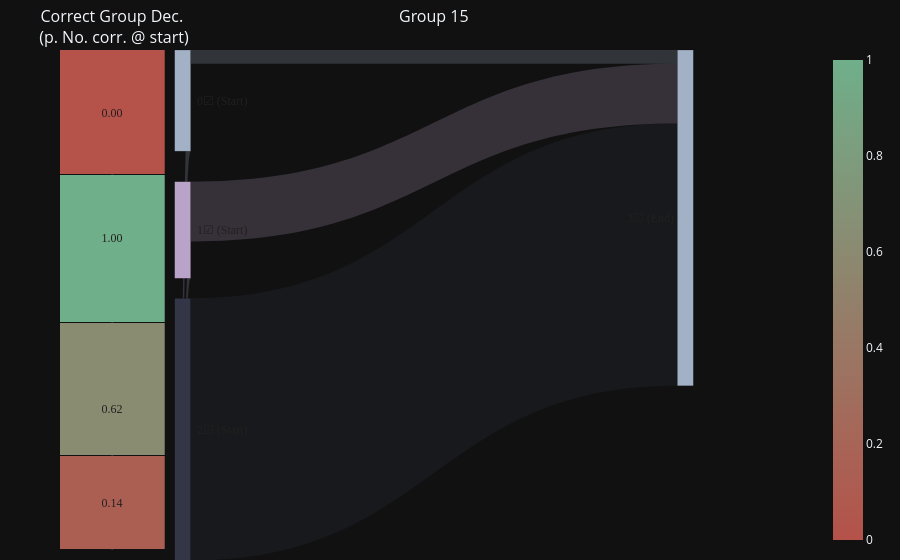

Notebook code cell kept with this figure:
### Code cell
from social_groups.reporting.plots.decision_scheme_extended import (
    make_decision_scheme_extended_plot,
)

make_decision_scheme_extended_plot(
    dec_scheme, title=f"Group {COUNCIL_NUMBER}"
).show(width=800, height=600)

### Figure 1 — Plotly figure (JSON) as saved in the notebook; plotly's stock layout.template omitted (floating-point values rounded to 4 significant figures)
{"data": [{"colorscale": [[0.0, "#B5524A"], [1.0, "#6FAF8A"]], "customdata": [[3], [2], [1], [0]], "hovertemplate": "Fraction of cases with group correct at end: %{z:.2f} <br>Members correct at Start:  %{customdata[0]}<extra></extra>", "showscale": true, "text": [[0.0], [1.0], [0.62], [0.14]], "textfont": {"color": "rgb(34,32,32)", "family": "Libre Baskerville", "shadow": "none", "size": 12}, "texttemplate": "%{text:.2f}", "x": [0], "xgap": 0, "y": [1.0, 0.715, 0.325, 0.11], "ygap": 1, "z": [[0.0], [1.0], [0.619], [0.1364]], "zmax": 1, "zmin": 0, "type": "heatmap", "xaxis": "x", "yaxis": "y"}, {"arrangement": "snap", "link": {"color": ["rgba(50,54,71,0.22)", "rgba(185,163,201,0.22)", "rgba(185,163,201,0.22)", "rgba(163,177,198,0.22)", "rgba(163,177,198,0.22)"], "source": [2, 1, 1, 0, 0], "target": [4, 4, 3, 4, 3], "value": [57, 13, 8, 3, 19]}, "node": {"align": "center", "color": ["#A3B1C6", "#B9A3C9", "#323647", "#D4A35C", "#A3B1C6", "#B9A3C9", "#323647", "#D4A35C"], "label": [" 0☑ (Start)", " 1☑ (Start)", " 2☑ (Start)", " 0☑ (End)", " 3☑ (End)"], "line": {"color": "rgba(0,0,0,0.3)", "width": 0.6}, "pad": 20, "thickness": 16, "x": [0.02, 0.02, 0.02, 0.02, 0.98, 0.98, 0.98, 0.98], "y": [0.08, 0.36, 0.64, 0.92, 0.08, 0.36, 0.64, 0.92]}, "textfont": {"color": "rgb(34,32,32)", "family": "Libre Baskerville", "shadow": "none", "size": 12}, "type": "sankey", "domain": {"x": [0.15, 0.85], "y": [0.0, 1.0]}}], "layout": {"xaxis": {"anchor": "y", "domain": [0.0, 0.14], "showticklabels": false}, "yaxis": {"anchor": "x", "domain": [0.0, 1.0], "showgrid": false, "showticklabels": false}, "xaxis2": {"anchor": "y2", "domain": [0.86, 1.0], "showticklabels": false}, "yaxis2": {"anchor": "x2", "domain": [0.0, 1.0], "showgrid": false, "showticklabels": false}, "annotations": [{"font": {"size": 16}, "showarrow": false, "text": "Correct Group Dec.<br> (p. No. corr. @ start)", "x": 0.07, "xanchor": "center", "xref": "paper", "y": 1.0, "yanchor": "bottom", "yref": "paper"}, {"font": {"size": 16}, "showarrow": false, "text": "Group 15<br> ", "x": 0.5, "xanchor": "center", "xref": "paper", "y": 1.0, "yanchor": "bottom", "yref": "paper"}], "margin": {"l": 60, "r": 20, "t": 50, "b": 10}, "legend": {"font": {"family": "Libre Baskerville", "size": 12, "color": "rgb(34,32,32)", "shadow": "none"}}}}
